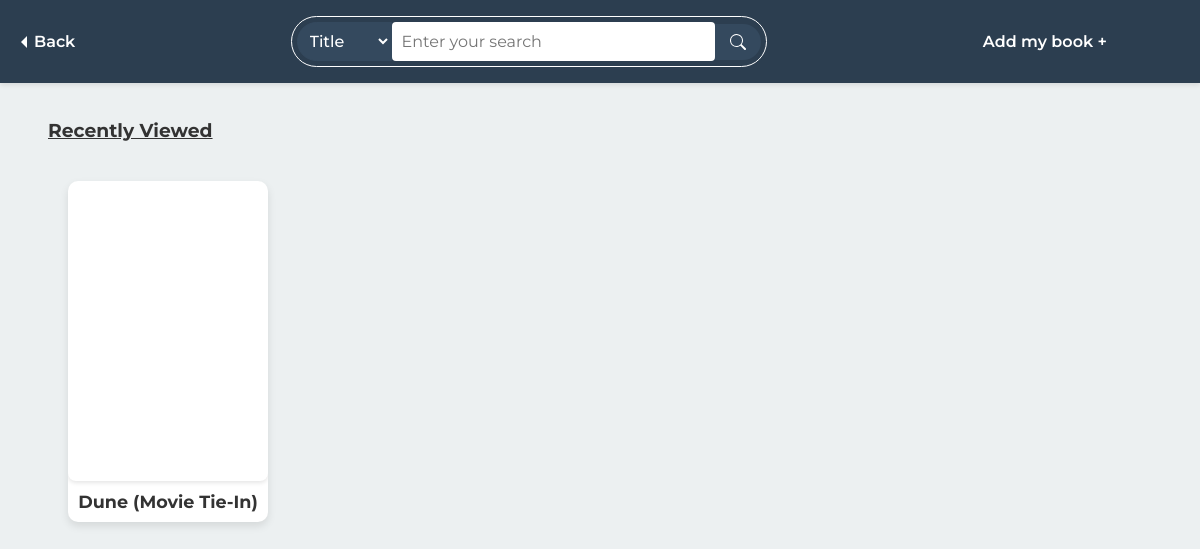
Before: /search/ (signed in) with the older database file.
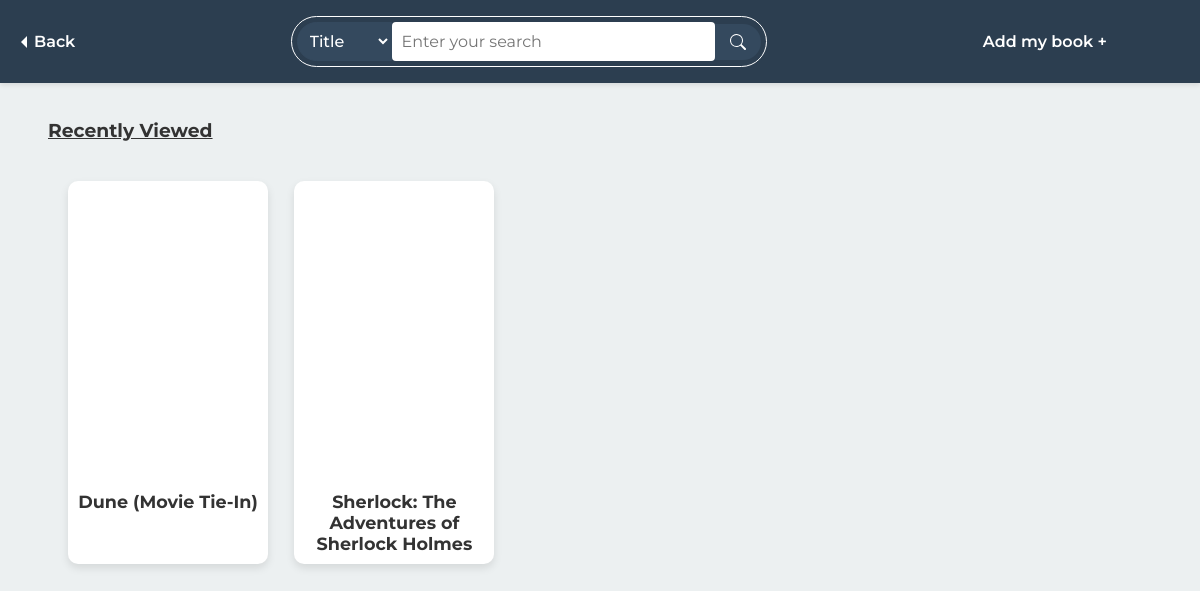
After: the same page with the newer database file.
### book/models.py (models this page shows)
class RecentlyViewed(models.Model):
    user = models.ForeignKey(User, on_delete=models.CASCADE)
    content_type = models.CharField(max_length=10, choices=[('book', 'Book'), ('movie', 'Movie'), ('show', 'Show')])
    item_id = models.CharField(max_length=20)  # ID книги/фільму/серіалу
    title = models.CharField(max_length=255)
    cover_image_url = models.URLField(blank=True, null=True)
    viewed_at = models.DateTimeField(default=now)
    class Meta:
        ordering = ['-viewed_at']
        unique_together = ('user', 'content_type', 'item_id')

### book/views.py (the view, shortened to what this page needs)
# urls.py: path('search/', views.book_search, name='book_search'),
@login_required
def book_search(request):
    results = []
    recently_viewed_books = RecentlyViewed.objects.filter(user=request.user, content_type='book').order_by('-viewed_at')[:20]
    form = BookSearchForm(request.GET)
    return render(request, 'book/book_search.html', {'form': form, 'results': results, 'recently_viewed_books': recently_viewed_books})

### book/forms.py
class BookSearchForm(forms.Form):
    query = forms.CharField(required=True, max_length=100, label="Search")
    search_by = forms.ChoiceField(
        choices=[('intitle', 'Title'), ('inauthor', 'Author'), ('subject', 'Genre')],
        required=True
    )

### book/templates/book/book_search.html (shortened to what this page needs)
{% extends 'book/search_base.html' %}
{% block back_button %}
<a href="javascript:history.back()" class="back_button">Back</a>
{% endblock %}
{% block input_form %}
<form method="get" action="{% url 'book_search' %}" class="book-search-form">
    <select name="search_by" class="search-by">
        <option value="intitle">Title</option>
    </select>
    <input  type="text" name="query" placeholder="Enter your search">
    <button class="search-button" type="submit">
        <svg xmlns="http://www.w3.org/2000/svg" width="16" height="16" fill="currentColor" class="bi bi-search" viewBox="0 0 16 16">
            <path d="M11.742 10.344a6.5 6.5 0 1 0-1.397 1.398h-.001q.044.06.098.115l3.85 3.85a1 1 0 0 0 1.415-1.414l-3.85-3.85a1 1 0 0 0-.115-.1zM12 6.5a5.5 5.5 0 1 1-11 0 5.5 5.5 0 0 1 11 0"/>
        </svg>
    </button>
</form>
<button  class="addmybook" onclick="openDialog()">Add my book +</button>
{% endblock %}
{% block book_content %}
        {% if request.GET.query %}
            <div class="content-grid">
                {% if results %}
                    {% for item in results %}
                        <div class="book-card">
                            <a href="{% url 'book_detail' item.id %}">
                            {% if item.volumeInfo.imageLinks %}
                                <div class="book-cover1" style="background-image: url('{{ item.volumeInfo.imageLinks.thumbnail }}');"></div>
                            {% else %}
                            <div class="default-picture"></div>
                            {% endif %}
                            <h3 class="book-title">{{ item.volumeInfo.title }}</h3>
                        </a>
                            <p class="book-author">
                                {% if item.volumeInfo.authors %}
                                    {{ item.volumeInfo.authors|join:", " }}
                                {% else %}
                                    Unknown Author
                                {% endif %}
                            </p>
                            <p class="book-year">
                                {% if item.volumeInfo.publishedDate %}
                                    {{ item.volumeInfo.publishedDate|slice:":4" }}
                                {% else %}
                                    Unknown Year
                                {% endif %}
                            </p>
                            <p class="book-description">
                                    {{ item.volumeInfo.description|truncatewords:20|striptags}}
                            </p>
                        </div>
                    {% endfor %}
                {% else %}
                        <p>No results found</p>
                {% endif %}
            </div>
            {% else %}
            <div class="recently-viewed">
                <h3 style="text-decoration: underline;">Recently Viewed</h3>
                <div class="content-grid">
                    {% for item in recently_viewed_books %}
                        <div class="book-card">
                            <a href="{% url 'book_detail' item.item_id %}">
                                {% if item.cover_image_url %}
                                    <div class="book-cover1" style="background-image: url('{{ item.cover_image_url }}');"></div>
                                {% else %}
                                    <div class="default-picture"></div>
                                {% endif %}
                                <h3 class="book-title">{{ item.title }}</h3>
                            </a>
                        </div>
                    {% endfor %}
                </div>
            </div>
        {% endif %}
{% endblock %}

Changed rows visible on the page:
added RecentlyViewed: title "Sherlock: The Adventures of Sherlock Holmes"
